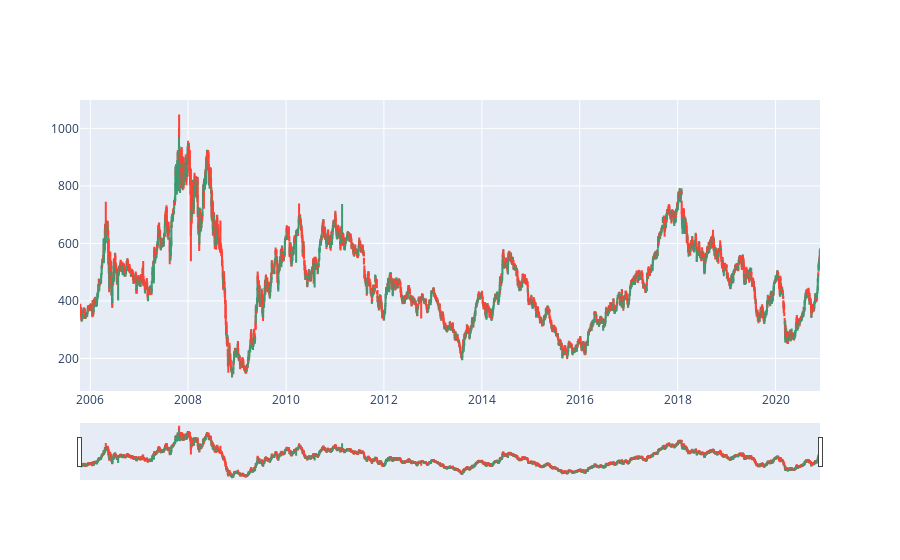

The notebook cell saved with this chart:
### Markdown cell above
### Visualize Data

### Code cell
# PLot candlestick chart
fig = go.Figure(data=[go.Candlestick(x=df.index,
                open=df['Open'],
                high=df['High'],
                low=df['Low'],
                close=df['Close'])])
fig.show()

### Figure 1 — Plotly figure (JSON) as saved in the notebook; plotly's stock layout.template omitted (floating-point values rounded to 4 significant figures; data arrays with more than 128 entries replaced by an {"elided": "..."} marker saying what was removed)
{"data": [{"close": {"elided": "3749 float values"}, "high": {"elided": "3749 float values"}, "low": {"elided": "3749 float values"}, "open": {"elided": "3749 float values"}, "type": "candlestick", "x": {"elided": "3749 str values"}}], "layout": {}}
